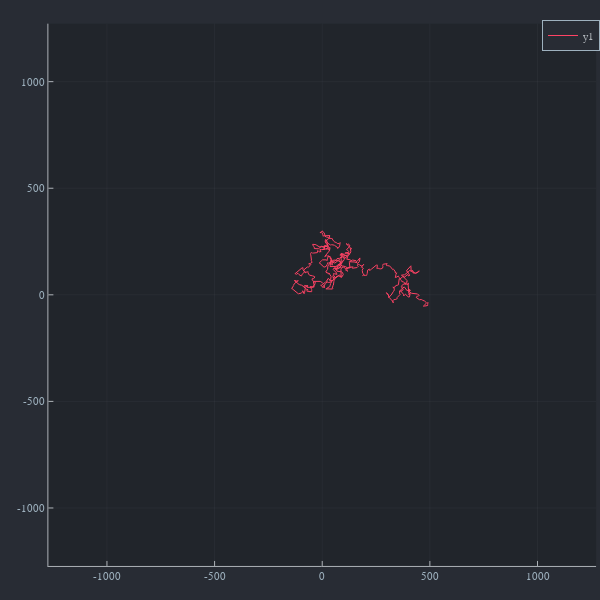

The code cell stored with this chart in its notebook:
### Code cell
bus=4
dic=collect(dat)[bus][2];
coords_string=collect(values(dic))
x,y=parse_coords(coords_string)

remove_periodic_boundary!(x,mini,maxi);
remove_periodic_boundary!(y,mini,maxi);

boxes=12
plot(x,y,size=[600,600],xlim=boxes*[-maxi,maxi],ylim=boxes*[-maxi,maxi])

### Figure 1 — Plotly figure (JSON) as saved in the notebook; plotly's stock layout.template omitted (floating-point values rounded to 4 significant figures; data arrays with more than 128 entries replaced by an {"elided": "..."} marker saying what was removed)
{"data": [{"colorbar": {"title": ""}, "legendgroup": "y1", "line": {"color": "rgba(254, 67, 101, 1.000)", "dash": "solid", "shape": "linear", "width": 1}, "mode": "lines", "name": "y1", "showlegend": true, "type": "scatter", "x": {"elided": "5639 int values"}, "xaxis": "x", "y": {"elided": "5639 int values"}, "yaxis": "y", "zmax": null, "zmin": null}], "layout": {"annotations": [], "height": 600, "legend": {"bgcolor": "rgba(40, 44, 52, 1.000)", "bordercolor": "rgba(158, 177, 190, 1.000)", "borderwidth": 1, "font": {"color": "rgba(173, 178, 183, 1.000)", "family": "sans-serif", "size": 11}, "title": {"font": {"color": "rgba(173, 178, 183, 1.000)", "family": "sans-serif", "size": 15}, "text": ""}, "tracegroupgap": 0, "traceorder": "normal", "x": 1, "xanchor": "auto", "y": 1, "yanchor": "auto"}, "margin": {"b": 20, "l": 0, "r": 0, "t": 20}, "paper_bgcolor": "rgba(40, 44, 52, 1.000)", "plot_bgcolor": "rgba(33, 37, 43, 1.000)", "showlegend": true, "width": 600, "xaxis": {"anchor": "y", "domain": [0.08064, 0.9934], "gridcolor": "rgba(173, 178, 183, 0.100)", "gridwidth": 0.5, "linecolor": "rgba(173, 178, 183, 1.000)", "mirror": false, "range": [-1272, 1272], "showgrid": true, "showline": true, "showticklabels": true, "tickangle": 0, "tickcolor": "rgb(173, 178, 183)", "tickfont": {"color": "rgba(158, 177, 190, 1.000)", "family": "sans-serif", "size": 11}, "tickmode": "array", "ticks": "inside", "ticktext": ["-1000", "-500", "0", "500", "1000"], "tickvals": [-1000, -500, 0, 500, 1000], "title": "", "titlefont": {"color": "rgba(158, 177, 190, 1.000)", "family": "sans-serif", "size": 15}, "type": "-", "visible": true, "zeroline": false, "zerolinecolor": "rgba(173, 178, 183, 1.000)"}, "yaxis": {"anchor": "x", "domain": [0.02508, 0.9934], "gridcolor": "rgba(173, 178, 183, 0.100)", "gridwidth": 0.5, "linecolor": "rgba(173, 178, 183, 1.000)", "mirror": false, "range": [-1272, 1272], "showgrid": true, "showline": true, "showticklabels": true, "tickangle": 0, "tickcolor": "rgb(173, 178, 183)", "tickfont": {"color": "rgba(158, 177, 190, 1.000)", "family": "sans-serif", "size": 11}, "tickmode": "array", "ticks": "inside", "ticktext": ["-1000", "-500", "0", "500", "1000"], "tickvals": [-1000, -500, 0, 500, 1000], "title": "", "titlefont": {"color": "rgba(158, 177, 190, 1.000)", "family": "sans-serif", "size": 15}, "type": "-", "visible": true, "zeroline": false, "zerolinecolor": "rgba(173, 178, 183, 1.000)"}}}
